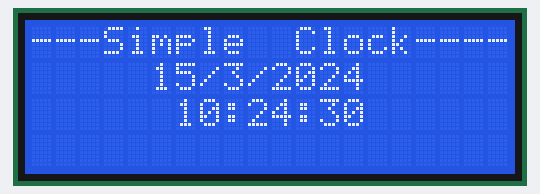
Bench run of a sketch on a simulated Arduino Uno, built with avr-gcc and run on an emulated ATmega328P. On the bench: 20×4 character LCD. The local clock reads 2024-03-15 10:24:30 at power-on unless the sketch sets it.

Above: at 0.1 s.
At 4.1 s:
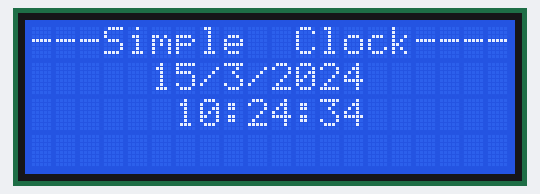
At 11.2 s:
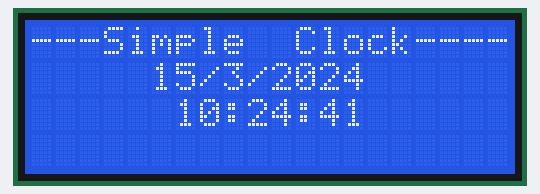
At 19.2 s:
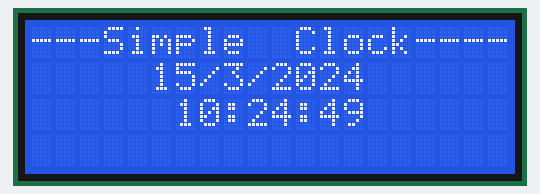
At 29.3 s:
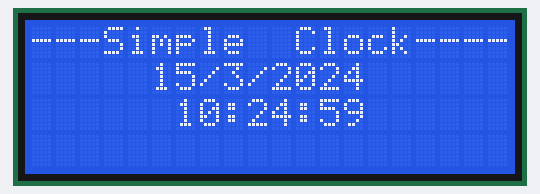
At 38.3 s:
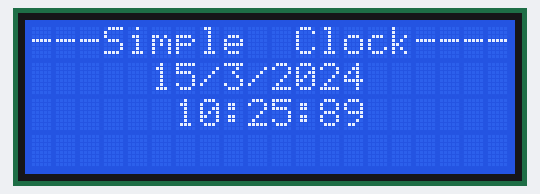

Measured:
- what the display in image 1 shows lasts 1.0 s, from 4.1 s to 5.1 s

The sketch:

clock_1.ino
```cpp
#include <LiquidCrystal.h>
#include<Wire.h>

#include "RTClib.h"

RTC_DS1307 RTC;


LiquidCrystal lcd(12, 11, 5, 4, 3, 2);

void setup() {
  lcd.begin(20, 4);
  lcd.print("---Simple  Clock----");


  Wire.begin();

  RTC.begin();

  if (! RTC.isrunning())

  {
    RTC.adjust(DateTime(__DATE__, __TIME__));

  }


}

void loop() {

  DateTime now = RTC.now();
  lcd.setCursor(0, 1);
  lcd.print("     ");
  lcd.print(now.day(), DEC);
  lcd.print('/');
  lcd.print(now.month(), DEC);
  lcd.print('/');
  lcd.print(now.year(), DEC);
  lcd.setCursor(0, 2);
  lcd.print("      ");
  lcd.print(now.hour(), DEC);
  lcd.print(':');
  lcd.print(now.minute(), DEC);
  lcd.print(':');
  lcd.print(now.second(), DEC);
  delay(1000);
}
```
